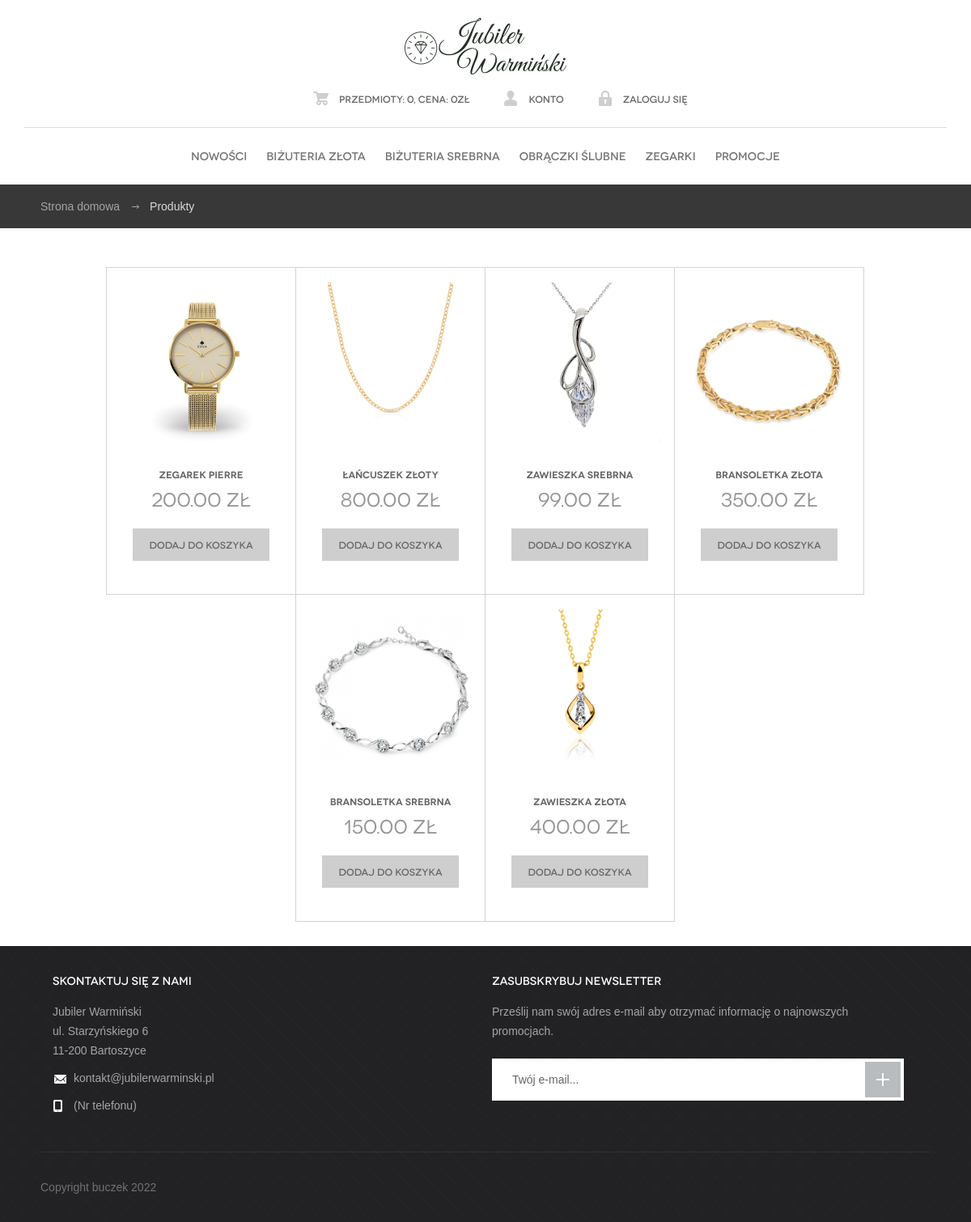
The page / on the database its author committed.
### store/models.py (models this page shows, shortened)
class Product(models.Model):
    CATEGORY = (
        ('Biżuteria złota', 'Biżuteria złota'),
        ('Biżuteria srebrna', 'Biżuteria srebrna'),
        ('Biżuteria stalowa', 'Biżuteria stalowa'),
        ('Zegarki', 'Zegarki'), ('Monety', 'Monety'),
        ('Upominki', 'Upominki'), ('Obrączki', 'Obrączki'),
        ('Akcesoria', 'Akcesoria'),
                )
    name = models.CharField(max_length=200, null=True)
    price = models.DecimalField(max_digits=9, decimal_places=2)
    category = models.CharField(max_length=200, null=True, choices=CATEGORY)
    date_added = models.DateTimeField(auto_now_add=True, null=True)
    digital = models.BooleanField(default=False, null=True, blank=False)
    image = models.ImageField(null=True, blank=True)
    is_feature = models.BooleanField(default=False, null=True, blank=False)
    class Meta:
        verbose_name_plural='2. Produkty'
    @property
    def imageURL(self):
        try:
            url = self.image.url
        except:
            url = ''
        return url

### store/views.py (the view)
# urls.py: path('', include('store.urls'))
def store(request):
    data = cartData(request)
    cartItems = data['cartItems']
    order = data['order']
    items = data['items']
    products = Product.objects.all()
    context = {'products':products, 'cartItems':cartItems, 'items':items, 'order':order,}
    return render(request, 'store/store.html', context)

### store/utils.py (called while the page is built, shortened)
def cookieCart(request):
        try:
            cart = json.loads(request.COOKIES['cart'])
        except:
            cart = {}
        print('Cart:', cart)
        items = []
        order = {'get_cart_total':0, 'get_cart_items':0, 'shipping':False}
        cartItems = order['get_cart_items']
        return {'cartItems':cartItems, 'order':order, 'items':items}

def cartData(request):
    if request.user.is_authenticated:
        customer = request.user.customer
        order, created = Order.objects.get_or_create(customer=customer, complete=False)
        items = order.orderitem_set.all()
        cartItems = order.get_cart_items
    else:
        cookieData = cookieCart(request)
        cartItems = cookieData['cartItems']
        order = cookieData['order']
        items = cookieData['items']
    return {'cartItems':cartItems, 'order':order, 'items':items}

### store/templates/store/store.html
{% extends 'store/main.html' %}
{% load static %}
{% block content %}
<div id="body">
    <div class="container">
        <div id="container">
            {% for product in products %}
            <div class="column">
                <article>
                    <img class="thumbnail" src="{{product.imageURL}}" alt="">
                    <h3>{{product.name}}</h3>
                    <h4>{{product.price}} zł</h4>
                    <a data-product={{product.id}} data-action="add" class="btn-add update-cart">Dodaj do koszyka</a>
                </article>
            </div>
            {% endfor %}
        </div>
    </div>
</div>
{% endblock content %}

### store/templates/store/main.html (shortened to what this page needs)
{% load static %}
<!DOCTYPE html>
<head>
<link rel="stylesheet" href="https://stackpath.bootstrapcdn.com/bootstrap/4.4.1/css/bootstrap.min.css">
<link rel="stylesheet" type="text/css" href="{% static 'css/main2.css' %}">
</head>
<body>
	<header id="header">
		<div class="container">
			<a href="{% url 'home' %}" id="logo" title="Jubiler Warmiński">Jubiler Warmiński</a>
			<div class="right-links">
				<ul>
					{% if user.is_authenticated %}
					<li><a href="{% url 'cart' %}"><span class="ico-products"></span>{{cartItems}} Przedmioty, {{order.get_cart_total}}zł</a></li>
					<li><a href="{% url 'dashboard' %}"><span class="ico-account"></span>{{request.user}}</a></li>
					<li><a href="{% url 'logout' %}"><span class="ico-signout"></span>Wyloguj się</a></li>
					{% else %}
					<li><a href="{% url 'cart' %}"><span class="ico-products"></span>Przedmioty: {{cartItems}}, Cena: {{order.get_cart_total}}zł</a></li>
					<li><a href="{% url 'register' %}"><span class="ico-account"></span>Konto</a></li>
					<li><a href="{% url 'login' %}"><span class="ico-signout"></span>Zaloguj się</a></li>
					{% endif %}
				</ul>
			</div>
		</div>
	</header>
	<nav id="menu">
		<div class="container">
			<ul>
				<li><a href="{% url 'store' %}">Nowości</a></li>
				<li><a href="{% url 'store' %}">Biżuteria złota</a></li>
				<li><a href="{% url 'store' %}">Biżuteria srebrna</a></li>
				<li><a href="{% url 'store' %}">Obrączki ślubne</a></li>
				<li><a href="{% url 'store' %}">Zegarki</a></li>
				<li><a href="{% url 'store' %}">Promocje</a></li>
			</ul>
		</div>
	</nav>
	<div id="breadcrumbs">
		<div class="container">
			<ul>
				<li><a href="{% url 'home' %}">Strona domowa</a></li>
				<li>Produkty</li>
			</ul>
		</div>
	</div>
	{% block content %}
	{% endblock content %}
	<footer id="footer">
		<div class="container">
			<div class="cols">
				<div class="col contact">
					<h3>Skontaktuj się z nami</h3>
					<p>Jubiler Warmiński<br>ul. Starzyńskiego 6<br>11-200 Bartoszyce</p>
					<p><span class="ico ico-em"></span><a href="#">kontakt@jubilerwarminski.pl</a></p>
					<p><span class="ico ico-ph"></span>(Nr telefonu)</p>
				</div>
				<div class="col newsletter">
					<h3>Zasubskrybuj newsletter</h3>
					<p>Prześlij nam swój adres e-mail aby otrzymać informację o najnowszych promocjach.</p>
					<form action="#">
						<input type="text" placeholder="Twój e-mail...">
						<button type="submit"></button>
					</form>
				</div>
			</div>
			<p class="copy">Copyright buczek 2022</p>
		</div>
	</footer>
</body>
</html>

### rows shown on the page
Product: imageURL (picture), name "Zegarek Pierre", price "200.00"
Product: imageURL (picture), name "Łańcuszek Złoty", price "800.00"
Product: imageURL (picture), name "Zawieszka Srebrna", price "99.00"
Product: imageURL (picture), name "Bransoletka Złota", price "350.00"
Product: imageURL (picture), name "Bransoletka Srebrna", price "150.00"
Product: imageURL (picture), name "Zawieszka Złota", price "400.00"

### other values the page prints
{{ cartItems }} "0"
{{ order.get_cart_total }} "0"
